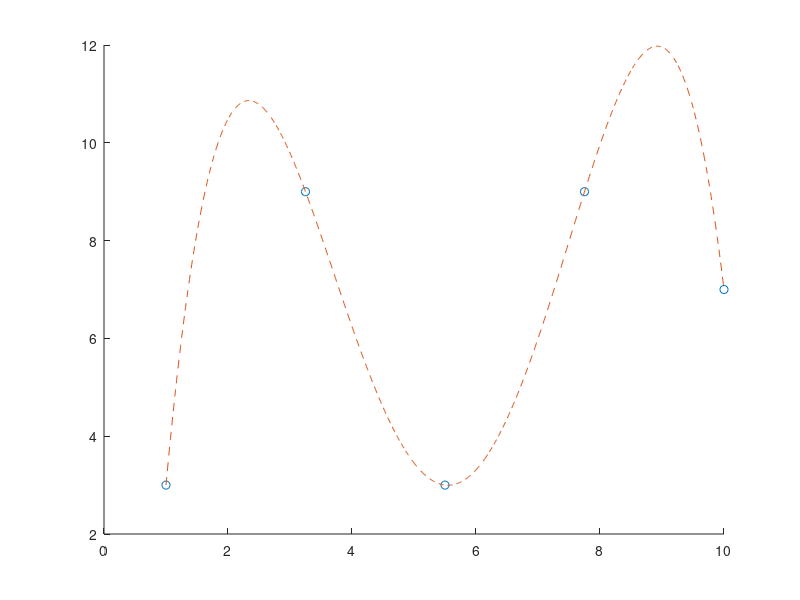

Here is the MATLAB script that generated this plot:
N = 5;
x = linspace(1,10,N); % check the dimension
y = randi(10,[1,N]);

% take the transpose of y

% prepare G matrix  - Dimension (N+1) x (N+1)
%    [x0^0  x0^1  x0^2 ..... x0^N]
%    |x1^0  x1^1  x1^2 ..... x1^N|
%    |x2^0  x2^1  x2^2 ..... x2^N|
%G = |x3^0  x3^1  x3^2 ..... x3^N|
%    |:  :   :     :     :    :  |
%    [xN^0  xN^1  xN^2 ..... xN^N]

G = [];
for i=1:N
    G = [G x'.^(i - 1)];
end

data = y';

m = inv(G)*data; % m is column vector (N+1 x 1)

xi = linspace(x(1),x(end),1000);

xi = xi';

yi = [m(1)*xi.^0 + m(2)*xi.^1 + m(3)*xi.^2 + m(4)*xi.^3 + m(5)*xi.^4];% (1000 x N+1) (N+1 x1) 

hold on;
plot(x,y,'o');
plot(xi,yi,'--');
hold off;

